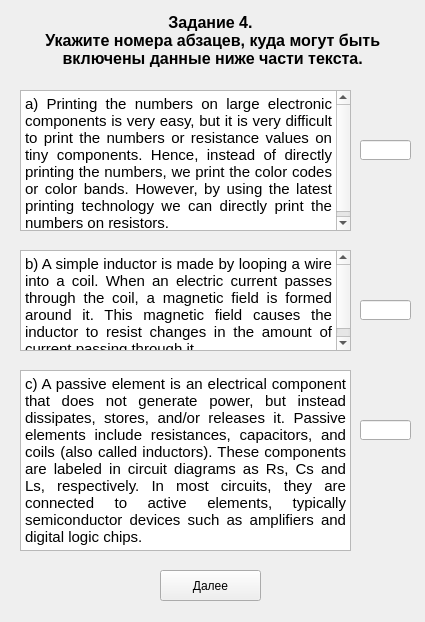
<?xml version="1.0" encoding="UTF-8"?>
<ui version="4.0">
 <class>Zadanie4_part2_var1</class>
 <widget class="QWidget" name="Zadanie4_part2_var1">
  <property name="geometry">
   <rect>
    <x>0</x>
    <y>0</y>
    <width>425</width>
    <height>622</height>
   </rect>
  </property>
  <property name="windowTitle">
   <string>Form</string>
  </property>
  <widget class="QLabel" name="label_title">
   <property name="geometry">
    <rect>
     <x>20</x>
     <y>10</y>
     <width>381</width>
     <height>61</height>
    </rect>
   </property>
   <property name="font">
    <font>
     <pointsize>12</pointsize>
     <weight>75</weight>
     <bold>true</bold>
     <strikeout>false</strikeout>
    </font>
   </property>
   <property name="cursor">
    <cursorShape>ArrowCursor</cursorShape>
   </property>
   <property name="text">
    <string>Задание 4.
 Укажите номера абзацев, куда могут быть
 включены данные ниже части текста.</string>
   </property>
   <property name="textFormat">
    <enum>Qt::AutoText</enum>
   </property>
   <property name="alignment">
    <set>Qt::AlignCenter</set>
   </property>
  </widget>
  <widget class="QPushButton" name="pushButton_answer">
   <property name="geometry">
    <rect>
     <x>160</x>
     <y>570</y>
     <width>101</width>
     <height>31</height>
    </rect>
   </property>
   <property name="text">
    <string>Далее</string>
   </property>
  </widget>
  <widget class="QTextBrowser" name="textBrowser">
   <property name="geometry">
    <rect>
     <x>20</x>
     <y>90</y>
     <width>331</width>
     <height>141</height>
    </rect>
   </property>
   <property name="html">
    <string>&lt;!DOCTYPE HTML PUBLIC &quot;-//W3C//DTD HTML 4.0//EN&quot; &quot;http://www.w3.org/TR/REC-html40/strict.dtd&quot;&gt;
&lt;html&gt;&lt;head&gt;&lt;meta name=&quot;qrichtext&quot; content=&quot;1&quot; /&gt;&lt;style type=&quot;text/css&quot;&gt;
p, li { white-space: pre-wrap; }
&lt;/style&gt;&lt;/head&gt;&lt;body style=&quot; font-family:'MS Shell Dlg 2'; font-size:8.25pt; font-weight:400; font-style:normal;&quot;&gt;
&lt;p align=&quot;justify&quot; style=&quot; margin-top:12px; margin-bottom:0px; margin-left:0px; margin-right:0px; -qt-block-indent:0; text-indent:0px; line-height:100%; background-color:transparent;&quot;&gt;&lt;span style=&quot; font-family:'Calibri','serif'; font-size:11pt; color:#000000;&quot;&gt;a) Printing the numbers on large electronic components is very easy, but it is very difficult to print the numbers or resistance values on tiny components. Hence, instead of directly printing the numbers, we print the color codes or color bands. However, by using the latest printing technology we can directly print the numbers on resistors.&lt;/span&gt;&lt;/p&gt;&lt;/body&gt;&lt;/html&gt;</string>
   </property>
  </widget>
  <widget class="QLineEdit" name="lineEdit">
   <property name="geometry">
    <rect>
     <x>360</x>
     <y>140</y>
     <width>51</width>
     <height>20</height>
    </rect>
   </property>
  </widget>
  <widget class="QTextBrowser" name="textBrowser_2">
   <property name="geometry">
    <rect>
     <x>20</x>
     <y>250</y>
     <width>331</width>
     <height>101</height>
    </rect>
   </property>
   <property name="html">
    <string>&lt;!DOCTYPE HTML PUBLIC &quot;-//W3C//DTD HTML 4.0//EN&quot; &quot;http://www.w3.org/TR/REC-html40/strict.dtd&quot;&gt;
&lt;html&gt;&lt;head&gt;&lt;meta name=&quot;qrichtext&quot; content=&quot;1&quot; /&gt;&lt;style type=&quot;text/css&quot;&gt;
p, li { white-space: pre-wrap; }
&lt;/style&gt;&lt;/head&gt;&lt;body style=&quot; font-family:'MS Shell Dlg 2'; font-size:8.25pt; font-weight:400; font-style:normal;&quot;&gt;
&lt;p align=&quot;justify&quot; style=&quot; margin-top:12px; margin-bottom:0px; margin-left:0px; margin-right:0px; -qt-block-indent:0; text-indent:0px; line-height:100%; background-color:transparent;&quot;&gt;&lt;span style=&quot; font-family:'Calibri','serif'; font-size:11pt; color:#000000;&quot;&gt;b) A simple inductor is made by looping a wire into a coil. When an electric current passes through the coil, a magnetic field is formed around it. This magnetic field causes the inductor to resist changes in the amount of current passing through it.&lt;/span&gt;&lt;/p&gt;&lt;/body&gt;&lt;/html&gt;</string>
   </property>
  </widget>
  <widget class="QLineEdit" name="lineEdit_2">
   <property name="geometry">
    <rect>
     <x>360</x>
     <y>300</y>
     <width>51</width>
     <height>20</height>
    </rect>
   </property>
  </widget>
  <widget class="QTextBrowser" name="textBrowser_3">
   <property name="geometry">
    <rect>
     <x>20</x>
     <y>370</y>
     <width>331</width>
     <height>181</height>
    </rect>
   </property>
   <property name="html">
    <string>&lt;!DOCTYPE HTML PUBLIC &quot;-//W3C//DTD HTML 4.0//EN&quot; &quot;http://www.w3.org/TR/REC-html40/strict.dtd&quot;&gt;
&lt;html&gt;&lt;head&gt;&lt;meta name=&quot;qrichtext&quot; content=&quot;1&quot; /&gt;&lt;style type=&quot;text/css&quot;&gt;
p, li { white-space: pre-wrap; }
&lt;/style&gt;&lt;/head&gt;&lt;body style=&quot; font-family:'MS Shell Dlg 2'; font-size:8.25pt; font-weight:400; font-style:normal;&quot;&gt;
&lt;p align=&quot;justify&quot; style=&quot; margin-top:12px; margin-bottom:0px; margin-left:0px; margin-right:0px; -qt-block-indent:0; text-indent:0px; line-height:100%; background-color:transparent;&quot;&gt;&lt;span style=&quot; font-family:'Calibri','serif'; font-size:11pt; color:#000000;&quot;&gt;c) A passive element is an electrical component that does not generate power, but instead dissipates, stores, and/or releases it. Passive elements include resistances, capacitors, and coils (also called inductors). These components are labeled in circuit diagrams as Rs, Cs and Ls, respectively. In most circuits, they are connected to active elements, typically semiconductor devices such as amplifiers and digital logic chips.&lt;/span&gt;&lt;/p&gt;&lt;/body&gt;&lt;/html&gt;</string>
   </property>
  </widget>
  <widget class="QLineEdit" name="lineEdit_3">
   <property name="geometry">
    <rect>
     <x>360</x>
     <y>420</y>
     <width>51</width>
     <height>20</height>
    </rect>
   </property>
  </widget>
 </widget>
 <resources/>
 <connections/>
</ui>
